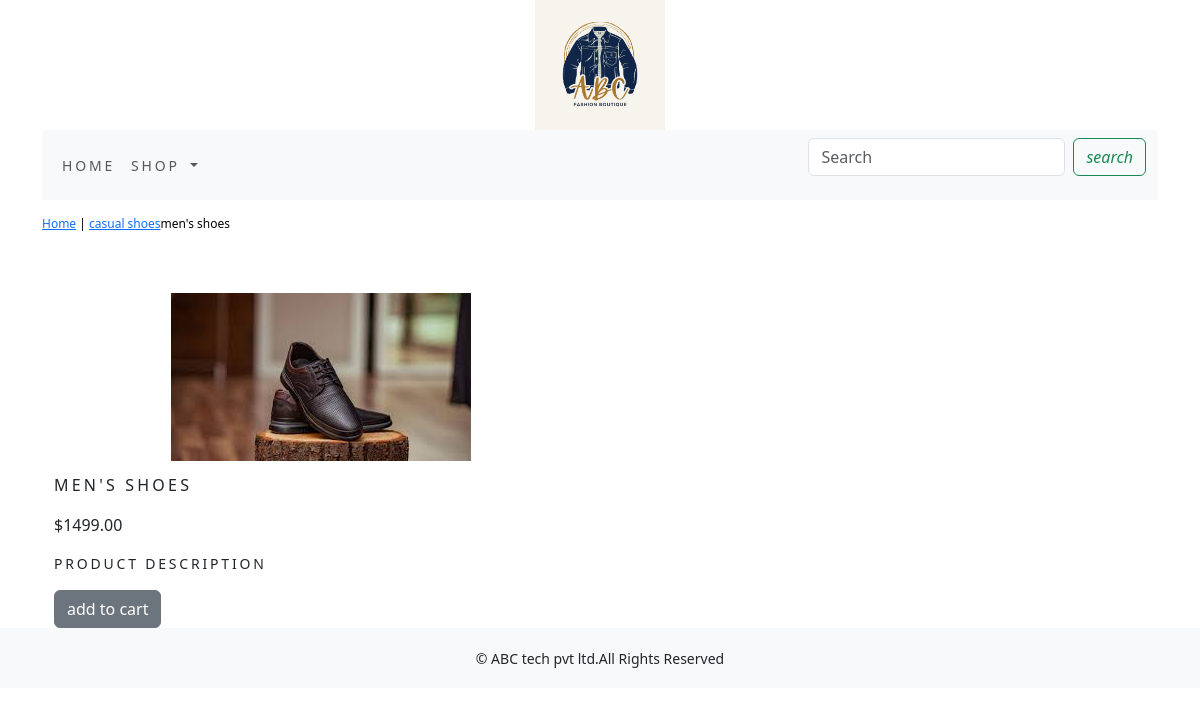
The app's page /ecommerceapp/casual-shoes/mens-shoes/ with its own data.
### ecommerceapp/models.py (models this page shows, shortened)
class Product(models.Model):
    name=models.CharField(max_length=250,unique=True)
    slug = models.SlugField(max_length=250, unique=True)
    description= models.TextField(blank=True)
    price = models.DecimalField(max_digits=10, decimal_places=2)
    category=models.ForeignKey(Category,on_delete=models.CASCADE)
    image = models.ImageField(upload_to='product', blank=True)
    stock=models.IntegerField()
    available=models.BooleanField(default=True)
    created = models.DateTimeField(auto_now_add=True)
    updated = models.BooleanField(default=True)
    class Meta:
        ordering=('name',)
        verbose_name='product'
        verbose_name_plural='products'

class Category(models.Model):
    name=models.CharField(max_length=250,unique=True)
    slug = models.SlugField(max_length=250, unique=True)
    description= models.TextField(blank=True)
    image = models.ImageField(upload_to='category', blank=True)
    class Meta:
        ordering=('name',)
        verbose_name='category'
        verbose_name_plural='categories'
    def get_url(self):
        return reverse('shop:product_by_category',args=[self.slug])
    def __str__(self):
            return '{}'.format(self.name)

### ecommerceapp/views.py (the view)
# urls.py: path('<slug:c_slug>/<slug:product_slug>/',views.ProdDetail,name='prodCatdetail')
def ProdDetail(request,c_slug,product_slug):
    try:
        product = Product.objects.get(category__slug=c_slug, slug=product_slug)
    except Exception as e:
        raise e
    return render(request,'product.html',{'product':product})

### cart/context_processors.py (called while the page is built)
def counter(request):
    item_count=0
    if 'admin' in request.path:
        return {}
    else:
        try:
            cart=Cart.objects.filter(cart_id=cart_id(request))
            cart_items=CartItem.objects.all().filter(cart=cart[:1])
            for cart_item in cart_items:
                item_count += cart_item.quantity
        except Cart.DoesNotExist:
            item_count=0
    return dict(item_count=item_count)

### cart/views.py (called while the page is built)
def cart_id(request):
    cart=request.session.session_key
    if not cart:
        cart=request.session.create()
    return cart

### ecommerceapp/context_processors.py (called while the page is built)
def menu_links(request):
    links=Category.objects.all()
    return dict(links=links)

### templates/product.html (shortened to what this page needs)
{% extends 'base.html' %}
{% load static %}
{% block content %}
<div class="row my_prod_row_class">
    <div class="mx_auto">
        <p> <a href="{% url 'shop:allProdCat' %}">Home</a> | <a href="{{product.category.get_url}}"> {{product.category}}</a>{{product.name}}</p>
</div>
    </div>
<div  class="container">
<br>
<div class="row">
    <div class="col-12 col-sm-12 col-md-12 col-lg-6 text-center">
        <div>
            <img src="{{product.image.url}}" alt="{{product.name}}">
</div>
    </div>
    <div>
    <div class="col-12 col-sm-12 col-md-12 col-lg-6">
         <div>
   <h1 class="my_prod_title">{{product.name}}</h1>
    <p>${{product.price}} </p>
    <p class="my_title">product description</p>
    {% if product.stock <= 0%}
    <p class="text-justify my_prod_text"><b>out of stock</b></p>
    {% else %}
    <a  class="btn btn-secondary" href="{% url 'cart:add_cart' product.id %}"> add to cart</a>
    {% endif %}
         </div>
    </div>
        </div>
    </div>
</div>
{% endblock %}

### static/css/custom.css (style rules this page uses)
body { font-family: 'Open Sans', sans-serif; }
.my_title { font-size :14px; text-transform :uppercase; letter-spacing : .2em; }
.my_prod_row_class { padding-top :15px; padding-bottom :20px; }
.my_prod_row_class .mx_auto { color :#000; font-size :12px; text-decoration:none; }
.my_prod_title { font-size :16px; text-transform :uppercase; letter-spacing : .2em; padding-top :15px; padding-bottom :10px; }

### records on screen
Product: category "casual shoes", name "men's shoes", image (picture), name "MEN'S SHOES", price "1499.00"
